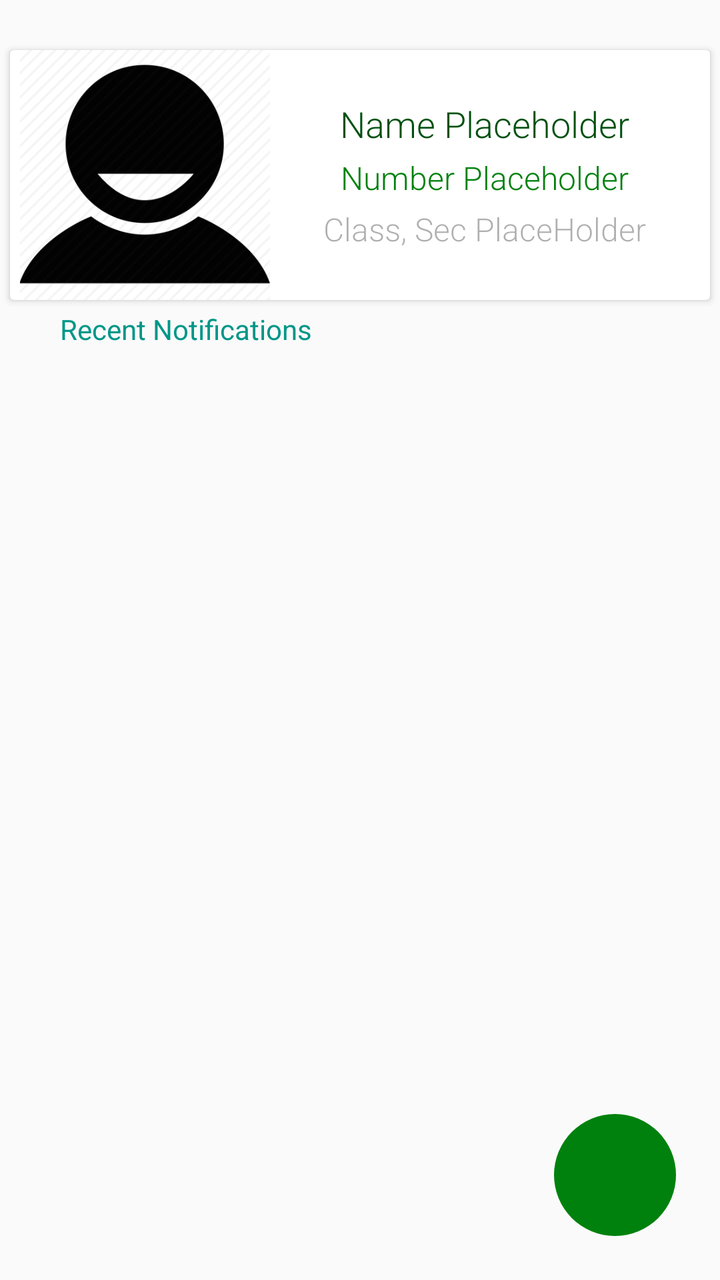
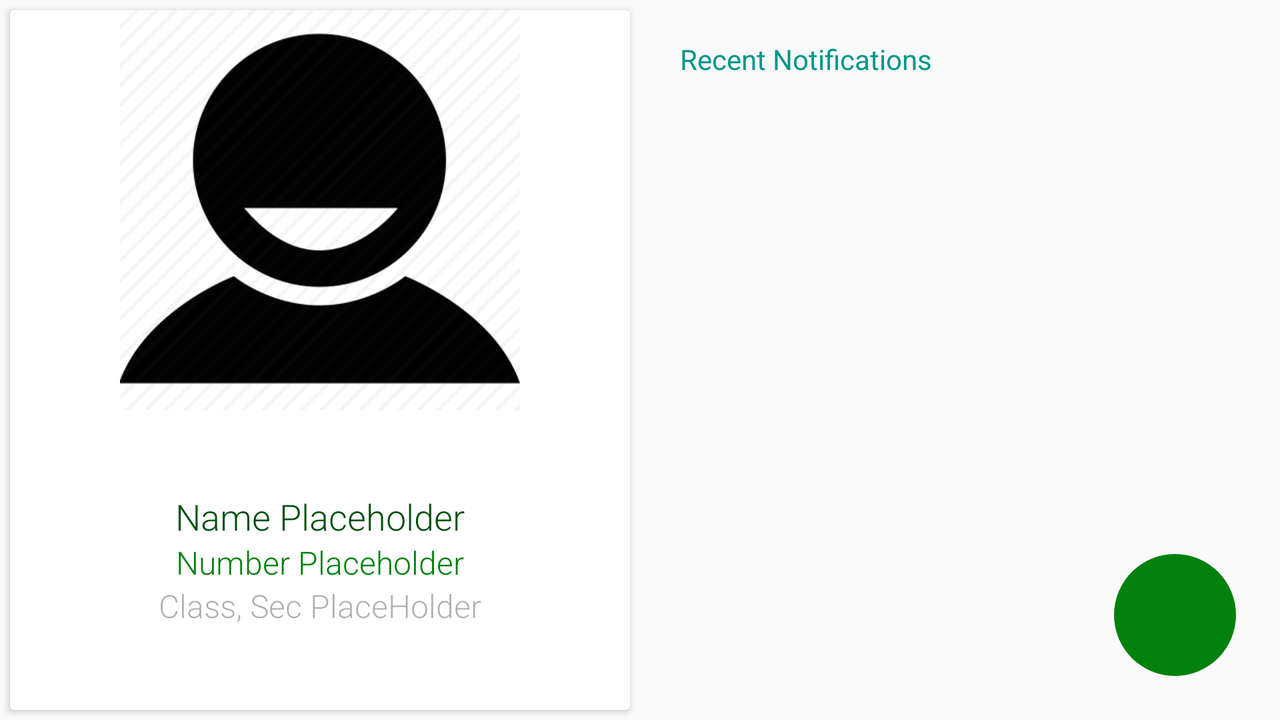

Compare how this app lays out the same screen by default and in its alternative resource folder. The renders come first, then the two layout files and the values they reference.
<!-- AndroidManifest.xml: application theme AppTheme -->
<!-- res/layout/user_details.xml -->
<?xml version="1.0" encoding="utf-8"?>
<RelativeLayout xmlns:android="http://schemas.android.com/apk/res/android"
    android:layout_width="match_parent"
    android:layout_height="match_parent">

    <LinearLayout
        android:layout_width="match_parent"
        android:layout_height="match_parent"
        android:layout_marginTop="20dp"
        android:orientation="vertical">

        <android.support.v7.widget.CardView
            android:layout_width="match_parent"
            android:layout_height="wrap_content"
            android:layout_margin="5dp">

            <LinearLayout
                android:layout_width="match_parent"
                android:layout_height="wrap_content"
                android:layout_marginLeft="5dp"
                android:layout_marginRight="5dp"
                android:gravity="center_vertical"
                android:orientation="horizontal">

                <ImageView
                    android:id="@+id/user_image"
                    android:layout_width="250dp"
                    android:layout_height="wrap_content"
                    android:layout_gravity="center_vertical"
                    android:layout_weight="1"
                    android:adjustViewBounds="true"
                    android:src="@drawable/avatar" />

                <LinearLayout
                    android:layout_width="match_parent"
                    android:layout_height="wrap_content"
                    android:layout_weight="1"
                    android:gravity="center"
                    android:orientation="vertical">

                    <TextView
                        android:id="@+id/name_placeholder"
                        android:layout_width="wrap_content"
                        android:layout_height="wrap_content"
                        android:layout_margin="2dp"
                        android:fontFamily="sans-serif-light"
                        android:gravity="center"
                        android:text="Name Placeholder"
                        android:textColor="@color/ColorPrimaryDark"
                        android:textSize="18dp" />

                    <TextView
                        android:id="@+id/number_placeholder"
                        android:layout_width="wrap_content"
                        android:layout_height="wrap_content"
                        android:layout_margin="2dp"
                        android:fontFamily="sans-serif-light"
                        android:gravity="center"
                        android:text="Number Placeholder"
                        android:textColor="@color/ColorPrimary"
                        android:textSize="16sp" />

                    <TextView
                        android:id="@+id/class_sec_placeholder"
                        android:layout_width="wrap_content"
                        android:layout_height="wrap_content"
                        android:layout_margin="2dp"
                        android:fontFamily="sans-serif-light"
                        android:gravity="center"
                        android:text="Class, Sec PlaceHolder"
                        android:textColor="#50000000"
                        android:textSize="16sp" />

                </LinearLayout>


            </LinearLayout>
        </android.support.v7.widget.CardView>

        <LinearLayout
            android:layout_width="match_parent"
            android:layout_height="match_parent"
            android:layout_marginLeft="30dp"
            android:layout_marginRight="30dp"
            android:orientation="vertical">

            <TextView
                android:layout_width="wrap_content"
                android:layout_height="wrap_content"
                android:text="Recent Notifications"
                android:textColor="#009688" />

            <ListView
                android:id="@+id/list_view"
                android:layout_width="match_parent"
                android:layout_height="match_parent"
                android:layout_marginTop="5dp"
                android:divider="#00000000"
                android:dividerHeight="10dp" />

            <TextView
                android:id="@+id/invisible_text"
                android:layout_width="match_parent"
                android:layout_height="match_parent"
                android:fontFamily="sans-serif-light"
                android:gravity="center"
                android:text="Sorry!\nYou haven't received any notifications yet."
                android:textSize="25sp"
                android:visibility="gone" />

        </LinearLayout>

    </LinearLayout>

    <ImageButton
        android:id="@+id/add_details"
        android:layout_width="65dp"
        android:layout_height="65dp"
        android:layout_alignParentBottom="true"
        android:layout_alignParentRight="true"
        android:layout_margin="20dp"
        android:background="@drawable/fab_selector"
        android:paddingTop="3dp"
        android:src="@drawable/ic_add" />

</RelativeLayout>
<!-- resources referenced by this layout -->
<resources>
  <color name="ColorPrimary">#ff00810d</color>
  <color name="ColorPrimaryDark">#ff00500f</color>
  <!-- drawable avatar: png bitmap (drawable, 13354 bytes) -->
  <!-- drawable fab_selector (drawable) -->
  <?xml version="1.0" encoding="utf-8"?>
  <selector xmlns:android="http://schemas.android.com/apk/res/android">
      <item android:state_pressed="true"
          android:drawable="@drawable/fab_back_pressed" />
      <item android:drawable="@drawable/fab_back" />
  </selector>
  <style name="AppTheme" parent="Theme.AppCompat.Light.NoActionBar">
          <item name="colorPrimary">@color/ColorPrimary</item>
          <item name="colorPrimaryDark">@color/ColorPrimaryDark</item>
          
          
      </style>
  <!-- drawable fab_back_pressed (drawable) -->
  <?xml version="1.0" encoding="utf-8"?>
  <layer-list xmlns:android="http://schemas.android.com/apk/res/android">
      
      <item
          android:bottom="2dp"
          android:left="2dp"
          android:right="2dp"
          android:top="2dp">
          <shape android:shape="oval">
              <solid android:color="@color/ColorPrimaryDark" />
          </shape>
      </item>
  
  
  </layer-list>
  <!-- drawable fab_back (drawable) -->
  <?xml version="1.0" encoding="utf-8"?>
  <layer-list xmlns:android="http://schemas.android.com/apk/res/android">
      
      <item
          android:right="2dp"
          android:bottom="2dp"
          android:top="2dp"
          android:left="2dp">
          <shape android:shape="oval">
              <solid android:color="@color/ColorPrimary"/>
          </shape>
      </item>
      
  
  
  </layer-list>
</resources>
<!-- res/layout-land/user_details.xml (the repository's variant of the layout above) -->
<!-- drawn on the phone turned sideways -->
<?xml version="1.0" encoding="utf-8"?>
<RelativeLayout xmlns:android="http://schemas.android.com/apk/res/android"
    android:layout_width="match_parent"
    android:layout_height="match_parent">

    <LinearLayout
        android:layout_width="match_parent"
        android:layout_height="match_parent"
        android:orientation="horizontal">

        <android.support.v7.widget.CardView
            android:layout_width="match_parent"
            android:layout_height="match_parent"
            android:layout_margin="5dp"
            android:layout_weight="1">

            <LinearLayout
                android:layout_width="match_parent"
                android:layout_height="match_parent"
                android:gravity="center"
                android:orientation="vertical">

                <ImageView
                    android:id="@+id/user_image"
                    android:layout_width="wrap_content"
                    android:layout_height="wrap_content"
                    android:adjustViewBounds="true"
                    android:maxHeight="200dp"
                    android:src="@drawable/avatar" />

                <LinearLayout
                    android:layout_width="match_parent"
                    android:layout_height="match_parent"
                    android:gravity="center"
                    android:orientation="vertical">

                    <TextView
                        android:id="@+id/name_placeholder"
                        android:layout_width="match_parent"
                        android:layout_height="wrap_content"
                        android:fontFamily="sans-serif-light"
                        android:gravity="center"
                        android:text="Name Placeholder"
                        android:textColor="@color/ColorPrimaryDark"
                        android:textSize="18dp" />

                    <TextView
                        android:id="@+id/number_placeholder"
                        android:layout_width="match_parent"
                        android:layout_height="wrap_content"
                        android:fontFamily="sans-serif-light"
                        android:gravity="center"
                        android:text="Number Placeholder"
                        android:textColor="@color/ColorPrimary"
                        android:textSize="16sp" />

                    <TextView
                        android:id="@+id/class_sec_placeholder"
                        android:layout_width="wrap_content"
                        android:layout_height="wrap_content"
                        android:fontFamily="sans-serif-light"
                        android:text="Class, Sec PlaceHolder"
                        android:textColor="#50000000"
                        android:textSize="16sp" />

                </LinearLayout>

            </LinearLayout>
        </android.support.v7.widget.CardView>

        <LinearLayout
            android:layout_width="match_parent"
            android:layout_height="match_parent"
            android:layout_margin="20dp"
            android:layout_weight="1"
            android:orientation="vertical">

            <TextView
                android:layout_width="wrap_content"
                android:layout_height="wrap_content"
                android:text="Recent Notifications"
                android:textColor="#009688" />

            <ListView
                android:id="@+id/list_view"
                android:layout_width="match_parent"
                android:layout_height="match_parent"
                android:layout_marginTop="5dp"
                android:divider="#00000000"
                android:dividerHeight="10dp" />

            <TextView
                android:id="@+id/invisible_text"
                android:layout_width="match_parent"
                android:layout_height="match_parent"
                android:fontFamily="sans-serif-light"
                android:gravity="center"
                android:text="Sorry!\nYou haven't received any notifications yet."
                android:textSize="25sp"
                android:visibility="gone" />

        </LinearLayout>

    </LinearLayout>

    <ImageButton
        android:id="@+id/add_details"
        android:layout_width="65dp"
        android:layout_height="65dp"
        android:layout_alignParentBottom="true"
        android:layout_alignParentRight="true"
        android:layout_margin="20dp"
        android:background="@drawable/fab_selector"
        android:paddingTop="3dp"
        android:src="@drawable/ic_add" />

</RelativeLayout>
